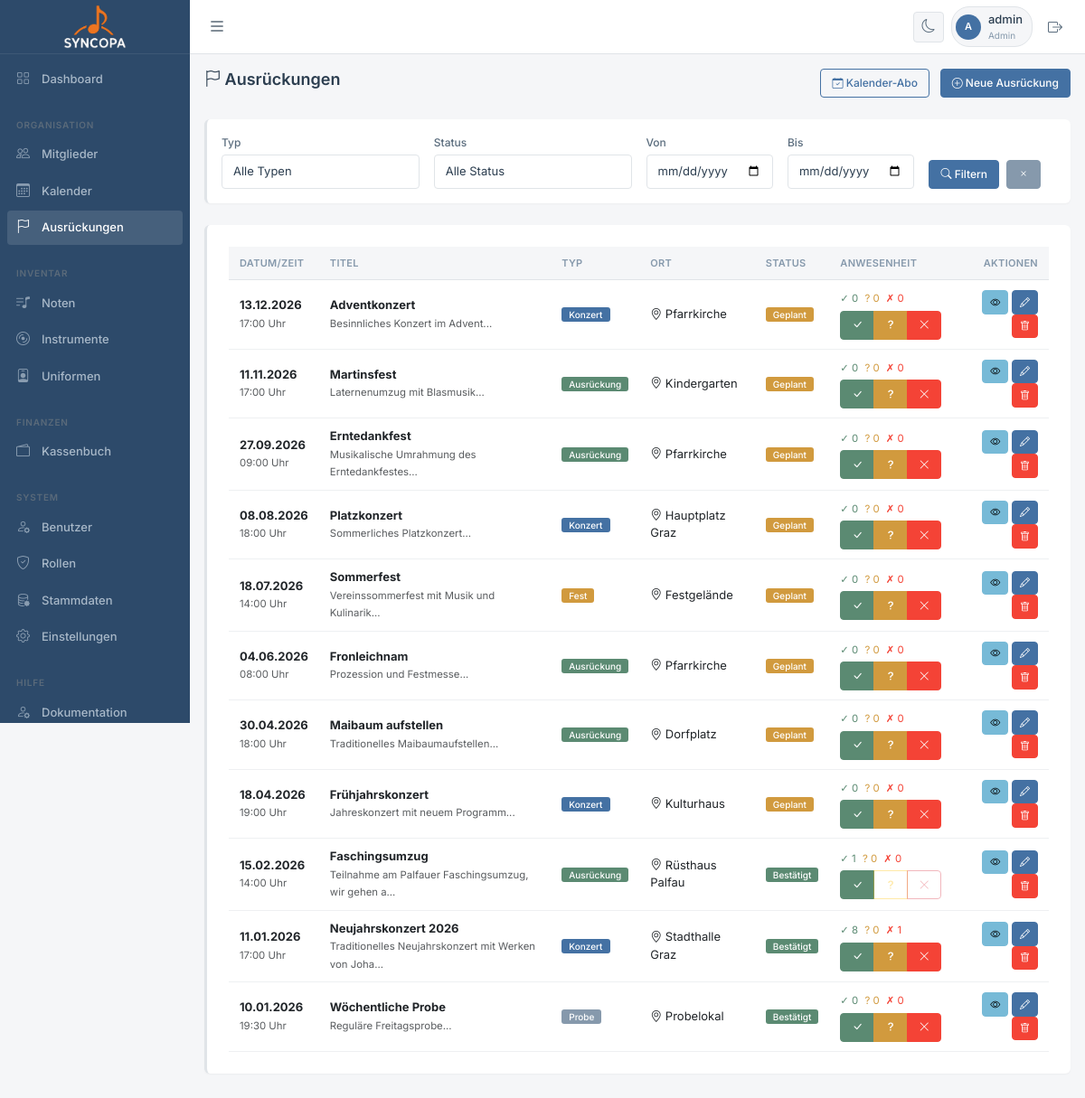
The page /ausrueckungen.php (signed in) on the database as committed earlier.
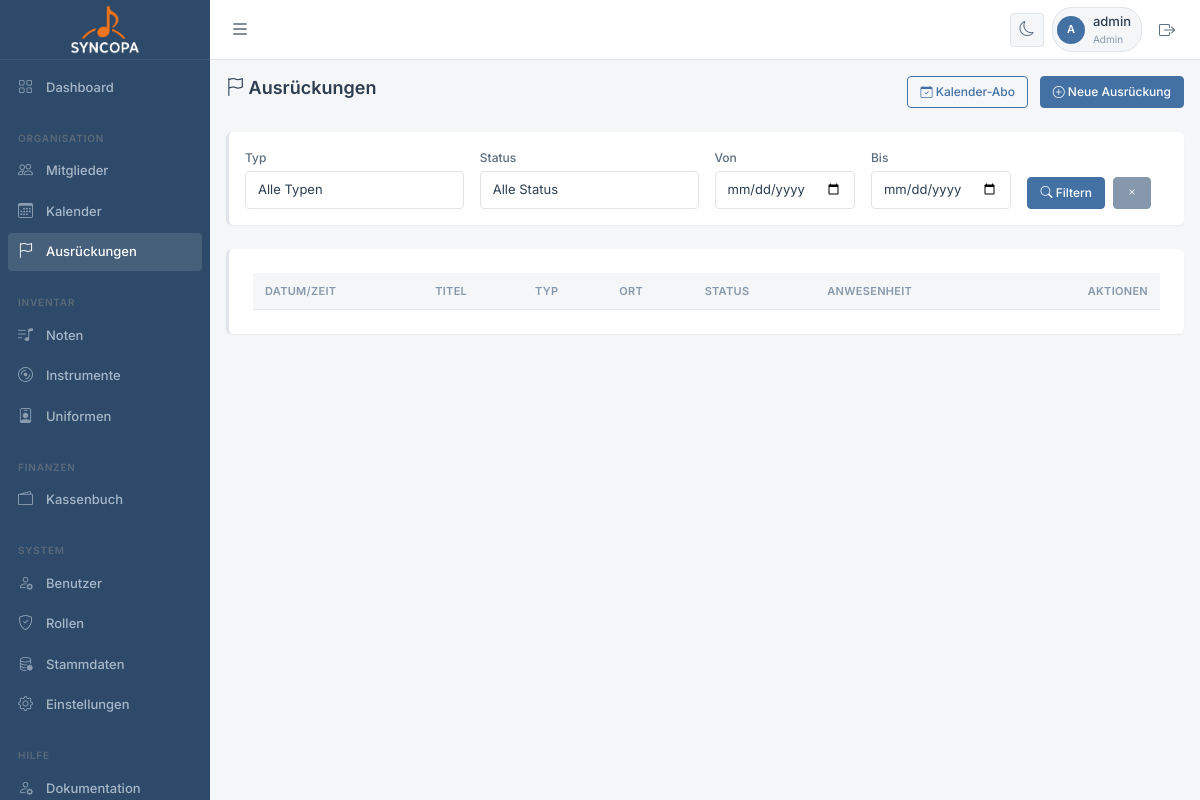
The same page on the database as committed later.
### tables this page shows
CREATE TABLE IF NOT EXISTS `ausrueckungen` (
  `id` int(11) NOT NULL AUTO_INCREMENT,
  `titel` varchar(200) NOT NULL,
  `beschreibung` text DEFAULT NULL,
  `typ` enum('Probe','Konzert','Ausrückung','Fest','Wertung','Sonstiges') NOT NULL,
  `start_datum` datetime NOT NULL,
  `ende_datum` datetime DEFAULT NULL,
  `ganztaegig` tinyint(1) DEFAULT 0,
  `ort` varchar(200) DEFAULT NULL,
  `adresse` varchar(250) DEFAULT NULL,
  `treffpunkt` varchar(200) DEFAULT NULL,
  `treffpunkt_zeit` time DEFAULT NULL,
  `uniform` tinyint(1) DEFAULT 1,
  `notizen` text DEFAULT NULL,
  `google_calendar_id` varchar(255) DEFAULT NULL,
  `status` enum('geplant','bestaetigt','abgesagt') DEFAULT 'geplant',
  `erstellt_von` int(11) DEFAULT NULL,
  `erstellt_am` datetime DEFAULT current_timestamp(),
  `aktualisiert_am` datetime DEFAULT current_timestamp() ON UPDATE current_timestamp(),
  PRIMARY KEY (`id`),
  KEY `erstellt_von` (`erstellt_von`)
);

### classes/Database.php (called while the page is built, shortened)
<?php
class Database {
    private static $instance = null;
    private $conn;
    private function __construct() {
        try {
            $dsn = "mysql:host=" . DB_HOST . ";dbname=" . DB_NAME . ";charset=" . DB_CHARSET;
            $options = [
                PDO::ATTR_ERRMODE => PDO::ERRMODE_EXCEPTION,
                PDO::ATTR_DEFAULT_FETCH_MODE => PDO::FETCH_ASSOC,
                PDO::ATTR_EMULATE_PREPARES => false,
            ];
            $this->conn = new PDO($dsn, DB_USER, DB_PASS, $options);
        } catch (PDOException $e) {
            die("Datenbankverbindung fehlgeschlagen: " . $e->getMessage());
        }
    }
    public static function getInstance() {
        if (self::$instance === null) {
            self::$instance = new self();
        }
        return self::$instance;
    }
    public function query($sql, $params = []) {
        try {
            $stmt = $this->conn->prepare($sql);
            $stmt->execute($params);
            return $stmt;
        } catch (PDOException $e) {
            error_log("Datenbankfehler: " . $e->getMessage());
            throw $e;
        }
    }
    public function fetchAll($sql, $params = []) {
        return $this->query($sql, $params)->fetchAll();
    }
    public function fetchOne($sql, $params = []) {
        return $this->query($sql, $params)->fetch();
    }
}

### classes/Ausrueckung.php (called while the page is built, shortened)
<?php
class Ausrueckung {
    private $db;
    public function __construct() {
        $this->db = Database::getInstance();
    }
    public function getAll($filter = []) {
        $where = [];
        $params = [];
        $whereClause = !empty($where) ? 'WHERE ' . implode(' AND ', $where) : '';
        $sql = "SELECT a.*, b.benutzername as erstellt_von_name,
                (SELECT COUNT(*) FROM anwesenheit an
                 WHERE an.ausrueckung_id = a.id AND an.status = 'zugesagt'
                   AND an.id = (SELECT MAX(id) FROM anwesenheit WHERE ausrueckung_id = a.id AND mitglied_id = an.mitglied_id)
                ) as zugesagt,
                (SELECT COUNT(*) FROM anwesenheit an
                 WHERE an.ausrueckung_id = a.id AND an.status = 'abgesagt'
                   AND an.id = (SELECT MAX(id) FROM anwesenheit WHERE ausrueckung_id = a.id AND mitglied_id = an.mitglied_id)
                ) as abgesagt,
                (SELECT COUNT(*) FROM anwesenheit an
                 WHERE an.ausrueckung_id = a.id AND an.status = 'ungewiss'
                   AND an.id = (SELECT MAX(id) FROM anwesenheit WHERE ausrueckung_id = a.id AND mitglied_id = an.mitglied_id)
                ) as ungewiss
                FROM ausrueckungen a
                LEFT JOIN benutzer b ON a.erstellt_von = b.id
                {$whereClause}
                ORDER BY a.start_datum DESC";
        return $this->db->fetchAll($sql, $params);
    }
}

### classes/Session.php (called while the page is built, shortened)
<?php
class Session {
    public static function get($key, $default = null) {
        return $_SESSION[$key] ?? $default;
    }
    public static function getUserId() {
        return self::get('user_id');
    }
    public static function getRole() {
        return self::get('rolle', 'mitglied');
    }
    public static function checkPermission($modul, $aktion = 'lesen') {
        $rolle = self::getRole();
        $db = Database::getInstance();
        $sql = "SELECT {$aktion} FROM berechtigungen WHERE rolle = ? AND modul = ?";
        $result = $db->fetchOne($sql, [$rolle, $modul]);
        return $result && $result[$aktion] == 1;
    }
}

### ausrueckungen.php (the view, shortened to what the rows shown need)
<?php
$ausrueckung = new Ausrueckung();
$filter = [];
$ausrueckungen = $ausrueckung->getAll($filter);
$meineMitgliedId = null;
$meineAnwesenheiten = [];
$db = Database::getInstance();
$currentBenutzer = $db->fetchOne("SELECT mitglied_id FROM benutzer WHERE id = ?", [Session::getUserId()]);
if ($currentBenutzer && $currentBenutzer['mitglied_id']) {
    $meineMitgliedId = $currentBenutzer['mitglied_id'];
    $rows = $db->fetchAll(
        "SELECT ausrueckung_id, status FROM anwesenheit WHERE mitglied_id = ?",
        [$meineMitgliedId]
    );
    foreach ($rows as $row) {
        $meineAnwesenheiten[$row['ausrueckung_id']] = $row['status'];
    }
}
include 'includes/header.php';
?>
<div class="d-flex justify-content-between align-items-center mb-4">
    <h1 class="h2">
        <i class="bi bi-flag"></i> Ausrückungen
    </h1>
</div>
<div class="d-none d-md-block">
<div class="card">
    <div class="card-body">
        <div class="table-responsive p-2">
            <table class="table table-hover" id="ausrueckungenTable">
                <thead>
                    <tr>
                        <th>Datum/Zeit</th>
                        <th>Titel</th>
                        <th class="d-none d-md-table-cell">Typ</th>
                        <th class="d-none d-md-table-cell">Ort</th>
                        <th class="d-none d-md-table-cell">Status</th>
                        <th>Anwesenheit</th>
                        <th class="text-end no-print d-none d-md-table-cell">Aktionen</th>
                    </tr>
                </thead>
                <tbody>
                    <?php foreach ($ausrueckungen as $a): ?>
                    <tr>
                        <td data-order="<?php echo date('Y-m-d H:i', strtotime($a['start_datum'])); ?>">
                            <strong><?php echo date('d.m.Y', strtotime($a['start_datum'])); ?></strong><br>
                            <small class="text-muted">
                                <?php echo date('H:i', strtotime($a['start_datum'])); ?> Uhr
                            </small>
                        </td>
                        <td>
                            <strong><?php echo htmlspecialchars($a['titel']); ?></strong>
                            <?php if ($a['beschreibung']): ?>
                            <br><small class="text-muted d-none d-md-inline"><?php echo htmlspecialchars(substr($a['beschreibung'], 0, 50)); ?>...</small>
                            <?php endif; ?>
                        </td>
                        <td class="d-none d-md-table-cell">
                            <?php
                            $typeColors = [
                                'Probe' => 'secondary',
                                'Konzert' => 'primary',
                                'Ausrückung' => 'success',
                                'Fest' => 'warning',
                                'Wertung' => 'danger',
                                'Sonstiges' => 'info'
                            ];
                            $color = $typeColors[$a['typ']] ?? 'secondary';
                            ?>
                            <span class="badge bg-<?php echo $color; ?>">
                                <?php echo htmlspecialchars($a['typ']); ?>
                            </span>
                        </td>
                        <td class="d-none d-md-table-cell">
                            <?php if ($a['ort']): ?>
                                <i class="bi bi-geo-alt"></i> <?php echo htmlspecialchars($a['ort']); ?>
                            <?php else: ?>
                                <span class="text-muted">-</span>
                            <?php endif; ?>
                        </td>
                        <td class="d-none d-md-table-cell">
                            <?php
                            $statusColors = [
                                'geplant' => 'warning',
                                'bestaetigt' => 'success',
                                'abgesagt' => 'danger'
                            ];
                            $statusColor = $statusColors[$a['status']] ?? 'secondary';
                            $statusText = [
                                'geplant' => 'Geplant',
                                'bestaetigt' => 'Bestätigt',
                                'abgesagt' => 'Abgesagt'
                            ];
                            ?>
                            <span class="badge bg-<?php echo $statusColor; ?>">
                                <?php echo $statusText[$a['status']]; ?>
                            </span>
                        </td>
                        <td>
                            <?php
                                $meinStatus = $meineAnwesenheiten[$a['id']] ?? null;
                                $abgestimmt = in_array($meinStatus, ['zugesagt', 'abgesagt', 'ungewiss']);
                            ?>
                            <div class="anwesenheit-zaehler mb-1 d-none d-md-block" data-ausrueckung-id="<?php echo $a['id']; ?>">
                                <small>
                                    <span class="text-success" data-typ="zugesagt">✓ <?php echo $a['zugesagt'] ?? 0; ?></span>
                                    <span class="text-warning mx-1" data-typ="ungewiss">? <?php echo $a['ungewiss'] ?? 0; ?></span>
                                    <span class="text-danger" data-typ="abgesagt">✗ <?php echo $a['abgesagt'] ?? 0; ?></span>
                                </small>
                            </div>
                            <?php if ($meineMitgliedId): ?>
                            <div class="btn-group btn-group-sm anwesenheit-buttons"
                                 data-ausrueckung-id="<?php echo $a['id']; ?>"
                                 data-mein-status="<?php echo htmlspecialchars($meinStatus ?? ''); ?>">
                                <button type="button"
                                    class="btn btn-anwesenheit <?php echo $abgestimmt && $meinStatus !== 'zugesagt' ? 'btn-outline-success dimmed' : 'btn-success'; ?>"
                                    data-status="zugesagt" title="Ja, ich komme">
                                    <i class="bi bi-check-lg"></i>
                                </button>
                                <button type="button"
                                    class="btn btn-anwesenheit <?php echo $abgestimmt && $meinStatus !== 'ungewiss' ? 'btn-outline-warning dimmed' : 'btn-warning'; ?>"
                                    data-status="ungewiss" title="Ungewiss">
                                    <i class="bi bi-question-lg"></i>
                                </button>
                                <button type="button"
                                    class="btn btn-anwesenheit <?php echo $abgestimmt && $meinStatus !== 'abgesagt' ? 'btn-outline-danger dimmed' : 'btn-danger'; ?>"
                                    data-status="abgesagt" title="Nein, ich kann nicht">
                                    <i class="bi bi-x-lg"></i>
                                </button>
                            </div>
                            <?php endif; ?>
                        </td>
                        <td class="text-end no-print d-none d-md-table-cell">
                            <div class="table-actions">
                                <a href="ausrueckung_detail.php?id=<?php echo $a['id']; ?>"
                                   class="btn btn-sm btn-info" title="Details">
                                    <i class="bi bi-eye"></i>
                                </a>
                                <?php if (Session::checkPermission('ausrueckungen', 'schreiben')): ?>
                                <a href="ausrueckung_bearbeiten.php?id=<?php echo $a['id']; ?>"
                                   class="btn btn-sm btn-primary" title="Bearbeiten">
                                    <i class="bi bi-pencil"></i>
                                </a>
                                <?php endif; ?>
                                <?php if (Session::checkPermission('ausrueckungen', 'loeschen')): ?>
                                <a href="ausrueckung_loeschen.php?id=<?php echo $a['id']; ?>"
                                   class="btn btn-sm btn-danger" title="Löschen"
                                   onclick="return confirmDelete('Ausrückung wirklich löschen?')">
                                    <i class="bi bi-trash"></i>
                                </a>
                                <?php endif; ?>
                            </div>
                        </td>
                    </tr>
                    <?php endforeach; ?>
                </tbody>
            </table>
        </div>
    </div>
</div>
</div>
<?php include 'includes/footer.php'; ?>

Rows that differ between the two databases and show on the page:
removed ausrueckungen: start_datum "13.12.2026", start_datum "17:00", titel "Adventkonzert", beschreibung "Besinnliches Konzert im Advent", typ "Konzert", ort "Pfarrkirche", status "Geplant", zugesagt "0", ungewiss "0", abgesagt "0"
removed ausrueckungen: start_datum "11.11.2026", start_datum "17:00", titel "Martinsfest", beschreibung "Laternenumzug mit Blasmusik", typ "Ausrückung", ort "Kindergarten", status "Geplant", zugesagt "0", ungewiss "0", abgesagt "0"
removed ausrueckungen: start_datum "27.09.2026", start_datum "09:00", titel "Erntedankfest", beschreibung "Musikalische Umrahmung des Erntedankfestes", typ "Ausrückung", ort "Pfarrkirche", status "Geplant", zugesagt "0", ungewiss "0", abgesagt "0"
removed ausrueckungen: start_datum "08.08.2026", start_datum "18:00", titel "Platzkonzert", beschreibung "Sommerliches Platzkonzert", typ "Konzert", ort "Hauptplatz Graz", status "Geplant", zugesagt "0", ungewiss "0", abgesagt "0"
removed ausrueckungen: start_datum "18.07.2026", start_datum "14:00", titel "Sommerfest", beschreibung "Vereinssommerfest mit Musik und Kulinarik", typ "Fest", ort "Festgelände", status "Geplant", zugesagt "0", ungewiss "0", abgesagt "0"
removed ausrueckungen: start_datum "04.06.2026", start_datum "08:00", titel "Fronleichnam", beschreibung "Prozession und Festmesse", typ "Ausrückung", ort "Pfarrkirche", status "Geplant", zugesagt "0", ungewiss "0", abgesagt "0"
removed ausrueckungen: start_datum "30.04.2026", start_datum "18:00", titel "Maibaum aufstellen", beschreibung "Traditionelles Maibaumaufstellen", typ "Ausrückung", ort "Dorfplatz", status "Geplant", zugesagt "0", ungewiss "0", abgesagt "0"
removed ausrueckungen: start_datum "18.04.2026", start_datum "19:00", titel "Frühjahrskonzert", beschreibung "Jahreskonzert mit neuem Programm", typ "Konzert", ort "Kulturhaus", status "Geplant", zugesagt "0", ungewiss "0", abgesagt "0"
removed ausrueckungen: start_datum "15.02.2026", start_datum "14:00", titel "Faschingsumzug", beschreibung "Teilnahme am Palfauer Faschingsumzug, wir gehen a", typ "Ausrückung", ort "Rüsthaus Palfau", status "Bestätigt", zugesagt "1", ungewiss "0", abgesagt "0"
removed ausrueckungen: start_datum "11.01.2026", start_datum "17:00", titel "Neujahrskonzert 2026", beschreibung "Traditionelles Neujahrskonzert mit Werken von Joha", typ "Konzert", ort "Stadthalle Graz", status "Bestätigt", zugesagt "8", ungewiss "0", abgesagt "1"
removed ausrueckungen: start_datum "10.01.2026", start_datum "19:30", titel "Wöchentliche Probe", beschreibung "Reguläre Freitagsprobe", typ "Probe", ort "Probelokal", status "Bestätigt", zugesagt "0", ungewiss "0", abgesagt "0"
